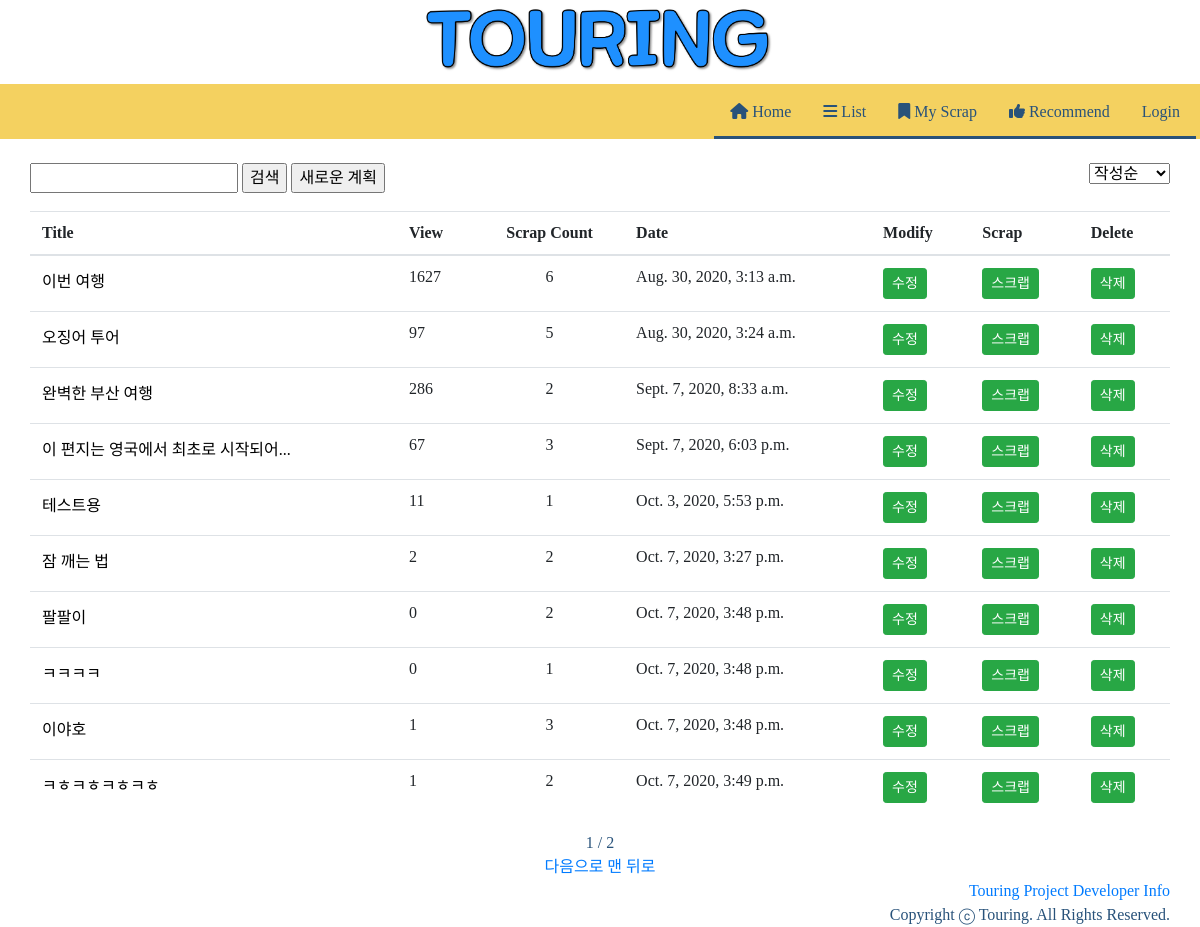
/tourPlan/planList/, run on the app's committed database.
### tourPlan/models.py (models this page shows, shortened)
class Plan(models.Model):
    title = models.CharField(max_length=200)
    departDate = models.DateField(blank=True, default=timezone.now, null=True)
    arriveDate = models.DateField(blank=True, default=timezone.now, null=True)
    password = models.CharField(max_length=200)
    hotel = models.CharField(max_length=200)
    created_at = models.DateTimeField('작성시간', default = timezone.now)
    updated_at = models.DateTimeField('수정시간', default = timezone.now)
    view_count = models.IntegerField(default=0)
    scrap_users = models.ManyToManyField(User, through='Scrap', related_name= 'scrap_plans')
    scrap_count = models.PositiveIntegerField(default=0)

### tourPlan/views.py (the view)
# urls.py: path('planList/', views.planList, name='planList'),
def planList(request):
    plans = Plan.objects
    sort = request.GET.get('sort','')
    plan_list = Plan.objects.all()
    if sort == 'scrap':
        plan_list = Plan.objects.all().order_by('-scrap_count', '-created_at')
    elif sort == 'view':
        plan_list = Plan.objects.all().order_by('-view_count', '-created_at')
    elif sort == 'date':
        plan_list = Plan.objects.all().order_by('-created_at')
    elif sort == 'writedate':
        plan_list = Plan.objects.all().order_by('created_at')
    secret = Plan.password
    paginator = Paginator(plan_list,10)
    page = request.GET.get('page')
    posts = paginator.get_page(page)
    return render(request, 'planList.html', {'plans':plans, 'posts':posts })

### tourPlan/templates/planList.html (shortened to what this page needs)
{% extends 'nav.html' %}
{% load static %}
{% load bootstrap4 %}
{% block content %}
<head>
</head>
<body>
<br>
<div class ="body_margin">
<div class="bar">
<div class="bar1">
<form class="search" action="{% url 'search' %}" method="get">
    <input type="text" name="query">
    <input type="submit" name="" value="검색">
    <a href="{% url 'plancreate' %}"><input type="button" value="새로운 계획"></a>
</form>
</div>
<div class="bar2">
<select id = "sort-select" onchange="location = this.value;">
    <option class = "sort-writedate" value="?sort=writedate">작성순</option>
</select>
</div>
</div>
<br><br>
<table class="table">
    <thead>
        <tr>
            <th scope = "col">Title</th>
            <th scope = "col">View</th>
            <th style="text-align:center" scope = "col">Scrap Count</th>
            <th scope = "col">Date</th>
            <th scope = "col">Modify</th>
            <th scope = "col">Scrap</th>
            <th scope = "col">Delete</th>
        </tr>
    </thead>
    <tbody>
        {% for plan in posts %}
        <tr>
            <td><a class="title" href="{% url 'map' plan.id %}">{{plan.title}}</a></td>
            <td>{{plan.view_count}}</td>
            <td style="text-align:center">{{plan.scrap_count}}</td>
            <td>{{plan.created_at}}</td>
            <td><a href="{% url 'map' plan.id %}" class = "btn btn-success btn-sm">수정</a></td>
            <td>
                {% if user in plan.scrap_users.all %}
                <a href="{% url 'scrap' plan.id %}" class = "btn btn-success btn-sm">스크랩 취소</a>
                {% else %}
                <a href ="{% url 'scrap' plan.id %}" class = "btn btn-success btn-sm">스크랩</a>
                {% endif %}
            </td>
            <td>
                <a class = "btn btn-success btn-sm" style="color:white" onclick="pw()">삭제</a>
            </td>
        </tr>
        {% endfor %}
    </tbody>
</table>
<div class="container">
    <span>{{posts.number}}</span>
    <span>/</span>
    <span>{{posts.paginator.num_pages}}</span>
    <br>
    {% if posts.has_next %}
    <a href="?page={{posts.next_page_number}}">다음으로</a>
    <a href="?page={{posts.paginator.num_pages}}">맨 뒤로</a>
    {% endif %}
</div>
</div>
</body>
{% endblock %}

### tourPlan/static/base.css (style rules this page uses)
body { background-color: #FFFFFF; color: #28527A; }

### touring/templates/nav.html (style rules this page uses)
body { font-family: "KyoboHand"; }

### tourPlan/templates/planList.html (style rules this page uses)
body { font-family: "KyoboHand"; }
.body_margin { padding-left: 30px; padding-right: 30px; }
.container { text-align:center; }
a.title { color: black; }
.search { margin: auto; text-align:center; }
.bar1 { float:left; }
.bar2 { float:right; }

### data on the page
Plan: title "이번 여행", view_count "1627", scrap_count "6", created_at "Aug. 30, 2020, 3:13 a.m.", shows "스크랩"
Plan: title "오징어 투어", view_count "97", scrap_count "5", created_at "Aug. 30, 2020, 3:24 a.m.", shows "스크랩"
Plan: title "완벽한 부산 여행", view_count "286", scrap_count "2", created_at "Sept. 7, 2020, 8:33 a.m.", shows "스크랩"
Plan: title "이 편지는 영국에서 최초로 시작되어...", view_count "67", scrap_count "3", created_at "Sept. 7, 2020, 6:03 p.m.", shows "스크랩"
Plan: title "테스트용", view_count "11", scrap_count "1", created_at "Oct. 3, 2020, 5:53 p.m.", shows "스크랩"
Plan: title "잠 깨는 법", view_count "2", scrap_count "2", created_at "Oct. 7, 2020, 3:27 p.m.", shows "스크랩"
Plan: title "팔팔이", view_count "0", scrap_count "2", created_at "Oct. 7, 2020, 3:48 p.m.", shows "스크랩"
Plan: title "ㅋㅋㅋㅋ", view_count "0", scrap_count "1", created_at "Oct. 7, 2020, 3:48 p.m.", shows "스크랩"
Plan: title "이야호", view_count "1", scrap_count "3", created_at "Oct. 7, 2020, 3:48 p.m.", shows "스크랩"
Plan: title "ㅋㅎㅋㅎㅋㅎㅋㅎ", view_count "1", scrap_count "2", created_at "Oct. 7, 2020, 3:49 p.m.", shows "스크랩"

### other printed values
{{ posts.number }} "1"
{{ posts.paginator.num_pages }} "2"
